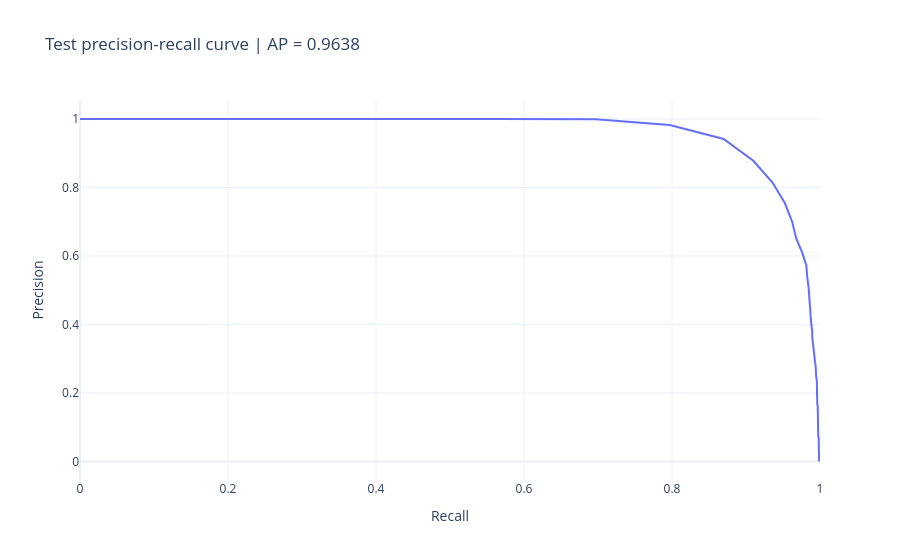
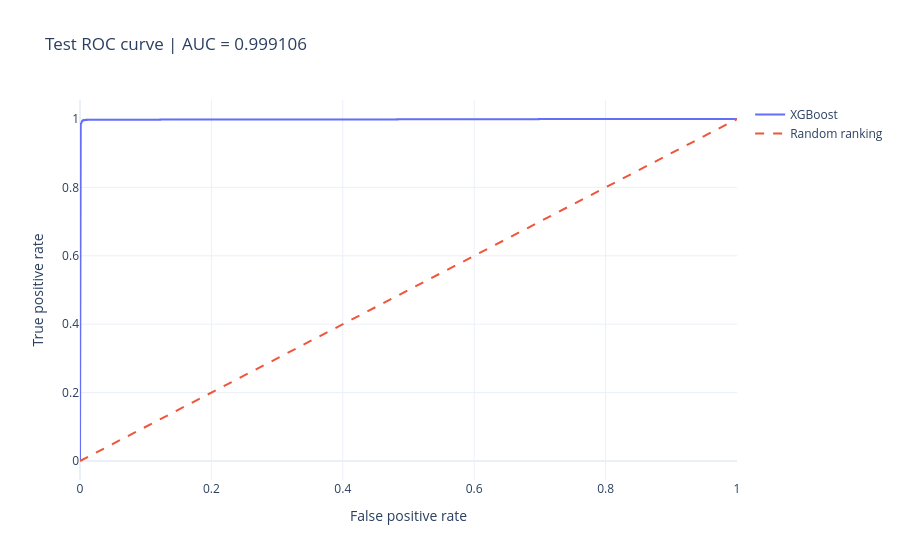

The notebook cell these images were saved under, in order:
### Markdown cell above
## 20. Plot the precision-recall and ROC curves

Average precision (AP) summarizes precision and recall over the score ranking.
ROC-AUC measures how the scores rank fraudulent versus legitimate transactions.
Both metrics use every test row. PR drawing coordinates are sampled to keep
the file compact. The ROC plot removes redundant horizontal points while
preserving its curve exactly.

### Code cell
average_precision = float(average_precision_score(y_test, optimized_scores))
roc_auc = float(roc_auc_score(y_test, optimized_scores))
pr_precision, pr_recall, _ = precision_recall_curve(y_test, optimized_scores)
drawing_points = np.unique(np.linspace(
    0, len(pr_recall) - 1, min(4000, len(pr_recall)), dtype=int
))
pr_figure = go.Figure(go.Scatter(
    x=pr_recall[drawing_points], y=pr_precision[drawing_points], mode="lines",
    name="XGBoost",
))
pr_figure.update_layout(
    title=f"Test precision-recall curve | AP = {average_precision:.4f}",
    xaxis_title="Recall", yaxis_title="Precision",
)
pr_figure.show()

false_positive_rates, true_positive_rates, _ = roc_curve(y_test, optimized_scores)
roc_changes = np.flatnonzero(np.diff(true_positive_rates) != 0)
roc_corners = np.unique(np.concatenate([
    [0, len(false_positive_rates) - 1], roc_changes, roc_changes + 1
]))
roc_figure = go.Figure(go.Scatter(
    x=false_positive_rates[roc_corners], y=true_positive_rates[roc_corners],
    mode="lines", name="XGBoost",
))
roc_figure.add_trace(go.Scatter(
    x=[0, 1], y=[0, 1], mode="lines", name="Random ranking", line={"dash": "dash"},
))
roc_figure.update_layout(
    title=f"Test ROC curve | AUC = {roc_auc:.6f}",
    xaxis_title="False positive rate", yaxis_title="True positive rate",
)
roc_figure.show()
print(f"Average precision: {average_precision:.6f}; ROC-AUC: {roc_auc:.6f}")

### Figure 1 — Plotly figure (JSON) as saved in the notebook; plotly's stock layout.template omitted (floating-point values rounded to 4 significant figures; data arrays with more than 128 entries replaced by an {"elided": "..."} marker saying what was removed)
{"data": [{"mode": "lines", "name": "XGBoost", "type": "scatter", "x": {"elided": "4000 float values"}, "y": {"elided": "4000 float values"}}], "layout": {"title": {"text": "Test precision-recall curve | AP = 0.9638"}, "xaxis": {"title": {"text": "Recall"}}, "yaxis": {"title": {"text": "Precision"}}}}

### Figure 2 — Plotly figure (JSON) as saved in the notebook; plotly's stock layout.template omitted (floating-point values rounded to 4 significant figures; data arrays with more than 128 entries replaced by an {"elided": "..."} marker saying what was removed)
{"data": [{"mode": "lines", "name": "XGBoost", "type": "scatter", "x": {"elided": "668 float values"}, "y": {"elided": "668 float values"}}, {"line": {"dash": "dash"}, "mode": "lines", "name": "Random ranking", "type": "scatter", "x": [0, 1], "y": [0, 1]}], "layout": {"title": {"text": "Test ROC curve | AUC = 0.999106"}, "xaxis": {"title": {"text": "False positive rate"}}, "yaxis": {"title": {"text": "True positive rate"}}}}
